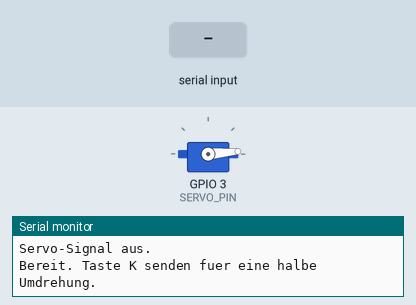
Simulated run of this sketch. Board: ESP32. Shown: servo, the last lines printed to the serial monitor. Inputs (shaded band) come from the test bench.

Above: at 1.5 s.
1.6 s: "k" received over Serial
At 2.05 s:
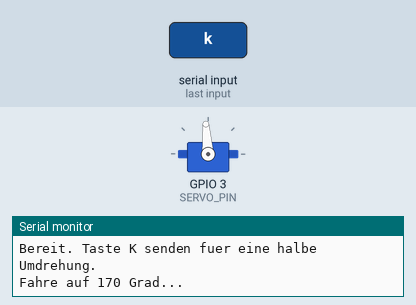
At 3.1 s:
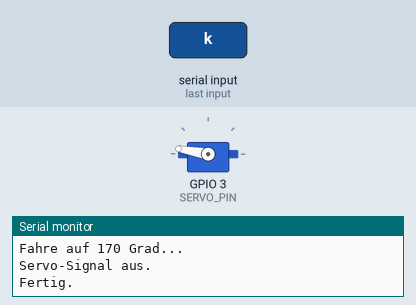
3.9 s: "K" received over Serial
At 4.35 s:
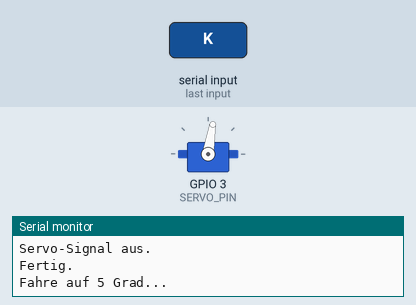
Timing chart, 0 to 6.9 s (numbered marks = the images above; inputs shaded):
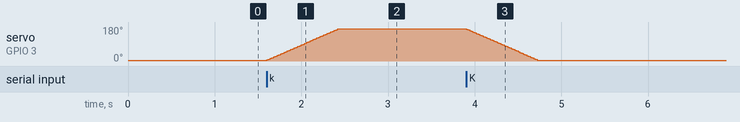

Measured:
- after the input at 1.6 s, servo on GPIO 3 (SERVO_PIN): moves from 5° to 170° over 0.82 s, starting at once
- after the input at 3.9 s, servo on GPIO 3 (SERVO_PIN): moves from 170° to 5° over 0.82 s, starting at once

The sketch:

Schluesselbox.ino
```cpp
// Schlüsselbox – Arduino Nano ESP32 + Micro Servo 9g (MS18)
// Wird im Seriellen Monitor die Taste "K" gesendet, dreht der Servo etwa eine halbe Umdrehung (WINKEL_START -> WINKEL_ZIEL).
// Beim nächsten "K" dreht er wieder zurück.
//
// Benötigt die Bibliothek "ESP32Servo" (Bibliotheksverwalter -> "ESP32Servo" von Kevin Harrington)

#include <ESP32Servo.h>

// Anschluss Servo -> Nano ESP32
// Braun/Schwarz = GND, Rot = 5V (VBUS), Orange/Gelb = Signal
const int SERVO_PIN = D2;

// Pulsbreiten für 0° und 180° in Mikrosekunden
// (falls der Servo die vollen 180° nicht erreicht oder am Anschlag brummt, hier anpassen)
const int PULS_MIN_US = 500;
const int PULS_MAX_US = 2400;

// Endwinkel leicht unter 0°/180°, damit der Servo nicht gegen Anschlag/Deckel drückt
// (falls der Deckel nicht ganz aufgeht, WINKEL_ZIEL schrittweise erhöhen)
const int WINKEL_START = 5;
const int WINKEL_ZIEL = 170;

// Pause pro Grad in Millisekunden (größer = langsamer und sanfter)
const int PAUSE_PRO_GRAD_MS = 5;

// Wartezeit nach der Bewegung, bevor das Signal abgeschaltet wird
const int HALTEZEIT_MS = 300;

Servo servo;
int aktuellerWinkel = WINKEL_START;

// Servo komplett stromlos schalten: PWM abhängen und Pin fest auf LOW ziehen,
// damit garantiert keine Pulse mehr ankommen und der Servo nicht nachregelt
void servoAus() {
  servo.detach();
  pinMode(SERVO_PIN, OUTPUT);
  digitalWrite(SERVO_PIN, LOW);
  Serial.println("Servo-Signal aus.");
}

void fahreZu(int zielWinkel) {
  servo.attach(SERVO_PIN, PULS_MIN_US, PULS_MAX_US);
  servo.write(aktuellerWinkel);  // erst die aktuelle Position halten, dann losfahren
  int richtung = (zielWinkel > aktuellerWinkel) ? 1 : -1;
  while (aktuellerWinkel != zielWinkel) {
    aktuellerWinkel += richtung;
    servo.write(aktuellerWinkel);
    delay(PAUSE_PRO_GRAD_MS);
  }
  delay(HALTEZEIT_MS);
  servoAus();
}

void setup() {
  Serial.begin(115200);
  servo.setPeriodHertz(50);
  servo.attach(SERVO_PIN, PULS_MIN_US, PULS_MAX_US);
  servo.write(aktuellerWinkel);
  delay(HALTEZEIT_MS);
  servoAus();
  Serial.println("Bereit. Taste K senden fuer eine halbe Umdrehung.");
}

void loop() {
  if (Serial.available() > 0) {
    char taste = Serial.read();
    if (taste == 'k' || taste == 'K') {
      int ziel = (aktuellerWinkel == WINKEL_START) ? WINKEL_ZIEL : WINKEL_START;
      Serial.print("Fahre auf ");
      Serial.print(ziel);
      Serial.println(" Grad...");
      fahreZu(ziel);
      Serial.println("Fertig.");
    }
  }
}
```
